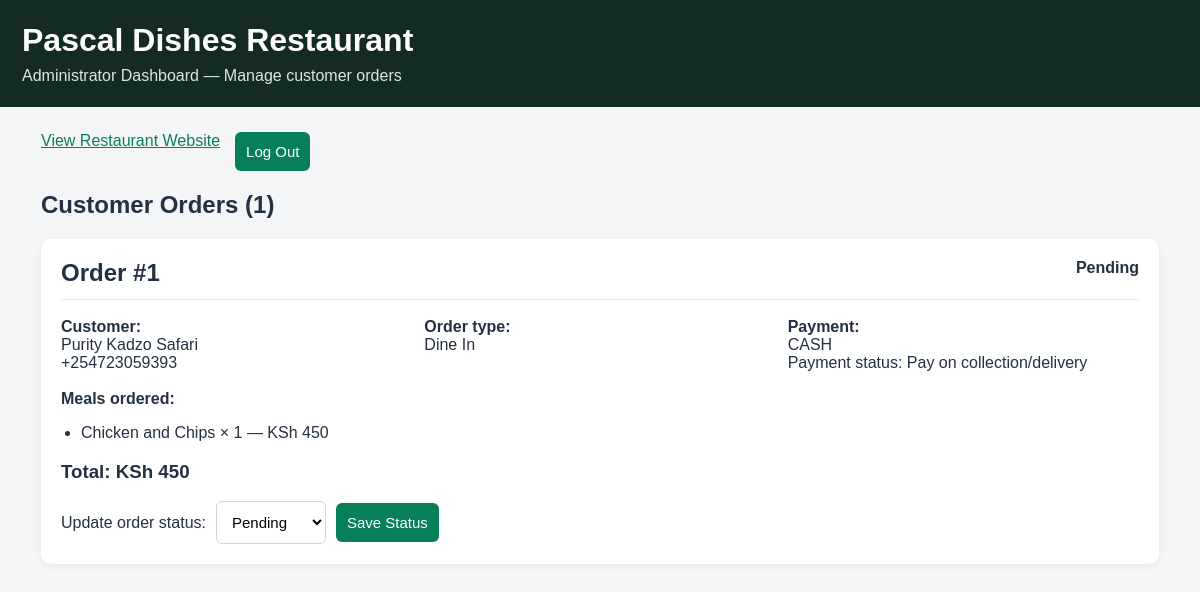
The app's page /admin (signed in) with its own data.
### app.py (models this page shows)
class Order(db.Model):
    id = db.Column(db.Integer, primary_key=True)
    customer_id = db.Column(
        db.Integer, db.ForeignKey("customer.id"), nullable=False
    )
    customer_name = db.Column(db.String(100), nullable=False)
    phone = db.Column(db.String(30), nullable=False)
    order_type = db.Column(db.String(20), nullable=False)
    delivery_address = db.Column(db.String(300), nullable=True)
    payment_method = db.Column(db.String(20), nullable=False)
    payment_status = db.Column(
        db.String(30), nullable=False, default="Pending"
    )
    status = db.Column(db.String(30), nullable=False, default="Pending")
    items_json = db.Column(db.Text, nullable=False)
    total = db.Column(db.Integer, nullable=False)
    created_at = db.Column(
        db.DateTime(timezone=True),
        nullable=False,
        default=lambda: datetime.now(timezone.utc)
    )

### app.py (the view)
@app.route("/admin")
@login_required
def admin_dashboard():
    if not current_user.is_admin:
        abort(403)
    orders = Order.query.order_by(Order.created_at.desc()).all()
    for order in orders:
        order.display_items = json.loads(order.items_json)
    return render_template(
        "admin_dashboard.html",
        orders=orders,
        statuses=ALLOWED_ORDER_STATUSES,
    )

### app.py (called while the page is built)
@login_manager.user_loader
def load_user(user_id):
    return db.session.get(Customer, int(user_id))

### templates/admin_dashboard.html (shortened to what this page needs)
<!DOCTYPE html>
<html lang="en">
<head>
</head>
<body>
    <header>
        <h1>Pascal Dishes Restaurant</h1>
        <p>Administrator Dashboard — Manage customer orders</p>
    </header>
    <main>
        <div class="top-links">
            <a href="{{ url_for('home') }}">View Restaurant Website</a>
            <form method="POST" action="{{ url_for('logout') }}">
                <button type="submit">Log Out</button>
            </form>
        </div>
        <h2>Customer Orders ({{ orders|length }})</h2>
        {% if orders %}
            {% for order in orders %}
                <section class="order-card">
                    <div class="order-heading">
                        <h2>Order #{{ order.id }}</h2>
                        <strong>{{ order.status }}</strong>
                    </div>
                    <div class="details">
                        <div>
                            <strong>Customer:</strong><br>
                            {{ order.customer_name }}<br>
                            {{ order.phone }}
                        </div>
                        <div>
                            <strong>Order type:</strong><br>
                            {{ order.order_type|replace('_', ' ')|title }}
                        </div>
                        <div>
                            <strong>Payment:</strong><br>
                            {{ order.payment_method|upper }}<br>
                            Payment status: {{ order.payment_status }}
                        </div>
                    </div>
                    <strong>Meals ordered:</strong>
                    <ul class="meal-list">
                        {% for item in order.display_items %}
                            <li>
                                {{ item.name }} × {{ item.quantity }}
                                — KSh {{ item.subtotal }}
                            </li>
                        {% endfor %}
                    </ul>
                    <h3>Total: KSh {{ order.total }}</h3>
                    <form class="status-form"
                          method="POST"
                          action="{{ url_for('update_order_status',
                                             order_id=order.id) }}">
                        <label for="status-{{ order.id }}">
                            Update order status:
                        </label>
                        <select id="status-{{ order.id }}" name="status">
                            {% for status in statuses %}
                                <option value="{{ status }}"
                                    {% if order.status == status %}
                                        selected
                                    {% endif %}>
                                    {{ status }}
                                </option>
                            {% endfor %}
                        </select>
                        <button type="submit">Save Status</button>
                    </form>
                </section>
            {% endfor %}
        {% else %}
            <div class="empty">
                <h3>No orders yet</h3>
                <p>New customer orders will appear here after checkout.</p>
            </div>
        {% endif %}
    </main>
</body>
</html>

### templates/admin_dashboard.html (style rules this page uses)
* { box-sizing: border-box; }
body { margin: 0; font-family: Arial, sans-serif; background: #f3f5f7; color: #243044; }
header { background: #142b24; color: white; padding: 22px; }
header h1 { margin: 0 0 8px; }
header p { margin: 0; color: #d7e8df; }
main { max-width: 1150px; margin: 25px auto; padding: 0 16px; }
.top-links { display: flex; gap: 15px; flex-wrap: wrap; margin-bottom: 20px; }
a { color: #087f5b; }
.order-card { background: white; border-radius: 10px; padding: 20px; margin-bottom: 20px; box-shadow: 0 2px 8px #0000000d; overflow-wrap: anywhere; }
.order-heading { display: flex; justify-content: space-between; gap: 12px; flex-wrap: wrap; border-bottom: 1px solid #e5e7eb; padding-bottom: 12px; }
.order-heading h2 { margin: 0; }
.details { display: grid; grid-template-columns: repeat(auto-fit, minmax(220px, 1fr)); gap: 12px; margin: 18px 0; }
.meal-list { padding-left: 20px; }
.status-form { display: flex; gap: 10px; flex-wrap: wrap; align-items: center; margin-top: 18px; }
select, button { padding: 11px; border-radius: 6px; font-size: 15px; }
select { border: 1px solid #cbd5e1; background: white; }
button { border: none; background: #087f5b; color: white; cursor: pointer; }

### records on screen
Order: id "1", status "Pending", customer_name "Purity Kadzo Safari", phone "+254723059393", order_type "Dine In", payment_method "CASH", payment_status "Pay on collection/delivery", name "Chicken and Chips", quantity "1", subtotal "450", total "450"

### other values on screen
{{ orders|length }} "1"
